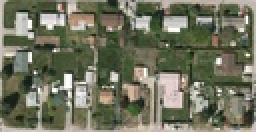
%> input picture Tester.jpg, 128 x 66 px, shrunk from 526 x 273 before the run (shown 2 times larger)
$ octave --eval "result = bd('Tester.jpg');"   (GNU Octave 9; MATLAB toolbox functions it lacks are replaced by stand-ins)
%> lines starting %> are read from the running program, lines starting %| are printed output that depends on the picture; in (x1, y1, x2, y2) boxes, pixels count from 0 and x2, y2 are one past the last pixel; in counts of white or black regions, pixels touching at a corner belong together; the program's own positions count from 1
### colourSeg.m
function [segmentedImage] = colourSeg(im)
    % Based on the local max function created for the gabor filters
    %
    % For every pixel, check all surrounding pixels using a mask, then if
    % there are enough pixels within 10% of the current pixel count it as
    % part of a segment (set to 1 in the output image).
    %
    % This function ignores pixels where the green value is 8% higher than
    % the green and red values.
    %
    % This function is meant to be run twice. If a pixel has been set to
    % black from the first run we ignore it.

    % Thresholds (colour threshold and green threshold)
    cThresh = 0.1;
    gThresh = 1.08;

    [n, m, ~] = size(im);

    % Preallocting matricies and setting up the mask
    segmentedImage = zeros([n m]);
    mask = ones([9 9]);
    mask = logical(mask);
    tmpMask = zeros([n m]);
    local = zeros([9 9]);

    % Go through every pixel
    for x = 1:n
        for y = 1:m
            tmpMask = mask;
            % Get the 9x9 matrix surrounding the current pixel. Have to
            % adjust the mask for the pixels near the edge of the image.
            sX = max(1,x-4);
            eX = min(9+sX,n);
            sY = max(1,y-4);
            eY = min(9+sY,m);
            localR = im(sX:eX, sY:eY,1);
            localG = im(sX:eX, sY:eY,2);
            localB = im(sX:eX, sY:eY,3);
            % This IF chain is to handle the border pixles. If the mask
            % would fall outside the border of the image it does not check
            % those pixels. When reading this remember that x,y is our center
            % pixel and so the mask extends 4 pixels on each side of x,y
            if x-4<1
                sX = 5-x;
            else
                sX = 1;
            end
            if x+4>n
                eX = 9-(x+4-n);
            else
                eX = 9;
            end
            if y-4<1
                sY = 5-y;
            else
                sY = 1;
            end
            if y+4>m
                eY = 9-(y+4-m);
            else
                eY = 9;
            end
            % Here we crop the mask
            tmpMask = mask(sX:eX, sY:eY);
            % And now logical indexing to get an array of values where the
            % mask was 1.
            localR = localR(tmpMask);
            localG = localG(tmpMask);
            localB = localB(tmpMask);
            nn = size(localR);
            red = im(x,y,1);
            green = im(x,y,2);
            blue = im(x,y,3);
            cnt = 0;
            % Try to remove green
            % Checks if G is a percentage higher than R and B
            if im(x,y,2) > im(x,y,1)*gThresh && im(x,y,2) > im(x,y,3)*gThresh
                segmentedImage(x,y) = 0;
            % If pixel is completely black do not count as a segment
            % This is mostly for the second run through
            elseif im(x,y,1)==0 && im(x,y,2)==0 && im(x,y,3)==0
                segmentedImage(x,y) = 0;
            else
                % Count pixels of similar colour in the neighborhood.
                % Decrement the counter if a pixel is not a similar colour,
                % increment if it is a similar colour.
                for xx = 1:nn
                    if (localR(xx)<(red+cThresh*red)) && (localR(xx)>(red-cThresh*red)) && (localG(xx)<(green+cThresh*green)) && (localG(xx)>(green-cThresh*green)) && (localB(xx)<(blue+cThresh*blue)) && (localB(xx)>(blue-cThresh*blue))
                        cnt = cnt+1;
                    else
                        cnt = cnt-1;
                    end
                end
                % If there are enough pixels of a similar colour near,
                % set the pixel to 1, otherwise 0.
                if cnt>2
                    segmentedImage(x,y) = 1;
                else
                    segmentedImage(x,y) = 0;
                end
            end
        end
    end


### gaborResponse.m
function lMax = gaborResponse(inIm)
	% Get the local maxima of the Gabor response in 6 different directions
	% for a given image.
    %
    % The actual Gabor responses are not used outside of this function and
    % so are not retunred.

    % Preallocate matricies
    [n, m] = size(inIm);
    lMax = zeros(n, m, 6);
    im = double(inIm);
    filtSize = 5;
    R = zeros(n+filtSize-1, m+filtSize-1, 6);
    % Get our 6 filtered images, each for a different direction
    for i=1:6
        R(:,:,i) = conv2(im, gaborFilter(i*pi/6, filtSize, filtSize));
    end
    % Crop to get rid of extra stuff from convolution
    R = R(1:n,1:m,:);
    % Find local maxima in each neighborhood
    for i=1:6
        lMax(:,:,i) = localMax(abs(R(:,:,i)));
    end

    % [19 lines of commented-out code are left out]
end

### gaborFilter.m
function G = gaborFilter(dir, n, m)
    % Creates a Gabor filter for a given direction and matrix size.
    f = 0.65;
    sigG = 2.5;
    G = zeros([n m]);
    for x=1:n
        for y=1:m
            U = x*cos(dir)+y*sin(dir);
            V = -x*cos(dir)+y*cos(dir);
            G(x,y) = 1/(2*pi*sigG^2)*exp(-(U^2+V^2)/(2*sigG^2))*exp(1i*2*pi*f*U);
        end
    end


### localMax.m
function lMax = localMax(im)
    % Returns a matrix of local maxima found in an area with an eucludian
    % radius of 4 around each point.

    % For every pixel, check all pixels with an ecludian radius of 4 to see
    % if the current pixel is a local maxima. This function uses a mask to
    % find all pixels within an ecludian distance of 4.

    % This function also formed the basis for the colourSeg function used
    % in the building detector, so they will look similar.

    thresh = 0.3*max(max(im));
    [n, m] = size(im);
    lMax = zeros([n m]);
    mask = [0 0 0 0 1 0 0 0 0;
            0 0 0 1 1 1 0 0 0;
            0 0 1 1 1 1 1 0 0;
            0 1 1 1 1 1 1 1 0;
            1 1 1 1 1 1 1 1 1;
            0 1 1 1 1 1 1 1 0;
            0 0 1 1 1 1 1 0 0;
            0 0 0 1 1 1 0 0 0;
            0 0 0 0 1 0 0 0 0];
    mask = logical(mask);
    tmpMask = zeros([n m]);
    % 1s are with a ecludian radius of 4 of the center pixel
    local = zeros([9 9]);
    % Boundary conditions

    % For every pixel
    for x = 1:n
        for y = 1:m
            tmpMask = mask;
            % Get the 9x9 matrix surrounding the current pixel. Have to
            % adjust the mask for the pixels near the edge of the image.
            sX = max(1,x-4);
            eX = min(9+sX,n);
            sY = max(1,y-4);
            eY = min(9+sY,m);
            local = im(sX:eX, sY:eY);
            % This IF chain is to handle the border pixles. If the mask
            % would fall outside the border of the image it does not check
            % those pixels. When reading this remember that x,y is our center
            % pixel and so the mask extends 4 pixels on each side of x,y
            if x-4<1
                sX = 5-x;
            else
                sX = 1;
            end
            if x+4>n
                eX = 9-(x+4-n);
            else
                eX = 9;
            end
            if y-4<1
                sY = 5-y;
            else
                sY = 1;
            end
            if y+4>m
                eY = 9-(y+4-m);
            else
                eY = 9;
            end
            % Here we crop the mask
            tmpMask = mask(sX:eX, sY:eY);
            % And now logical indexing to get an array of values where the
            % mask was 1.
            local = local(tmpMask);
            % See if the max is larger than the current pixel. If a pixel
            % is a local maxima, set it to 0, otherwise set the pixel to 1.
            if max(local) > (im(x,y) + thresh)
                lMax(x,y) = 1;
            else
                lMax(x,y) = 0;
            end
        end
    end

### descVec.m
function [Edge, Color, intCenter, Vote] = descVec(cIm, lMax)
%This function will take in the gabour filters and create a descriptor
%vectors from it. The 4 by K matrix will have location, possible distance
%from the building center, and the orrientation.

[n, m, i] = size(lMax);
features = zeros(n,m);
for j = 1:i
   features = features|lMax(:,:,j);
end

% Dilate cIm and and it with lMax to try and remove some junk from gabor
% filtering.
nhood = ones([13 13]);
se = strel('arbitrary',nhood);
tmpcIm = imdilate(cIm,se);
features = tmpcIm & features;

%This section finds the length of each feature
[Color(:,:), numOfComp] = bwlabel(cIm(:,:),4);
arcLength = [1, numOfComp];
for n = 1:numOfComp
    arcLength(n) = nnz(Color(:,:)==n);
    if(arcLength(n)<80 || arcLength(n)>4000)
        Color(Color==n)=0;
        numOfComp= numOfComp - 1;
    end
end

[Edge(:,:), numOfComp2] = bwlabel(features(:,:),4);
arcLength2 = [1, numOfComp2];
for n = 1:numOfComp2
    arcLength2(n) = nnz(Edge(:,:)==n);
    if(arcLength2(n)<40)
        Edge(Edge==n)=0;
        numOfComp2= numOfComp2 - 1;
    end
end


%This section gets rid of features found in both images. This helps
%eliminate the roads as they are they have many stright lines and lots of
%edges. Not sure why but I had to redefine the size again... n and m from
%above did not work for some reason.

%SE = strel('square', 4);
%Edge = imerode(features,SE);
%Color = imerode(cIm,SE);

[n1, m1] = size(Color);
for x =1:n1
    for y = 1:m1
        if(Color(x,y) && Edge(x,y))
            Color(x,y)=0;
            Edge(x,y)=0;
        end
    end
end


sc = regionprops(Color,'centroid');
Centroids = cat(1, sc.Centroid);
Centroids(~any(~isnan(Centroids), 2),:)=0;

intCenter = round(Centroids(:,:));
intCenter(all(intCenter==0,2),:)=[];
[Centers, ~] = size(intCenter);
Vote = zeros(Centers,1);
for t = 1:Centers
    if(Color(intCenter(t,2),intCenter(t,1)))
       num = Color(intCenter(t,2),intCenter(t,1));
       Object = (Color==num);
       SE = strel('square', 5);
       IM2 = imdilate(Object,SE);
       Vote(t,1) = nnz(IM2&Edge);
    end
end

% [22 lines of commented-out code are left out]

### bd.m
function [Edge, Color, Centroids, Centers] = bd(inImFile)
%> called with inImFile = 'Tester.jpg'
    tic
    % Main function for the building detector.
    % Takes in a screenshot of a satellite image and searches for
    % buildings in it. Outputs the original image with buildings it finds
    % marked.
    %
    % Overview of steps
    % 1. Make a greyscale copy of the image
    % 2. Run the colour image through colour segmentation twice
    % 3. Run the greyscale image through a 5x5 median filter
    % 4. Get the local maxima from the gabor response of the greyscale image
    % 5. Generate description vectors and mark buildings


    % 1. Greyscale
    origIm = imread(inImFile);
%> origIm is the input picture: size 66x128x3 uint8; mean R, G, B 111.8, 113.8, 93.8
    [n, m, z] = size(origIm);
%> n = 66; m = 128; z = 3

    estRunTime = 0.0002*n*m-7.8363;
%> estRunTime = -6.15
    disp('Estimated runtime in seconds: ')
    disp(estRunTime)
%| -6.1467
    if (z == 3)
        gIm = rgb2gray(origIm);
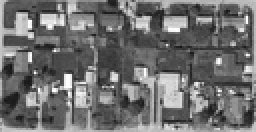
%> gIm: size 66x128 uint8 (shown 2 times larger); min 18, max 255, mean 111
    else
        gIm = origIm;
    end

    % 2. Colour segmentation
    disp('Starting first round of colour segmentation...')
    cIm = colourSeg(origIm);
%> after the loop in colourSeg, `for x = 1:n`:
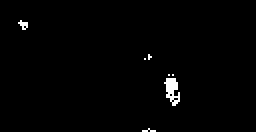
%> segmentedImage: size 66x128 double (shown 2 times larger); values 0 (black) and 1 (white), 1.1% white; 7 white regions (6 under 20 px), largest, box (x1, y1, x2, y2) and area: (82, 39, 90, 53) 66
    cIm = uint8(cIm);
    tmp(:,:,1) = cIm.*origIm(:,:,1);
    tmp(:,:,2) = cIm.*origIm(:,:,2);
    tmp(:,:,3) = cIm.*origIm(:,:,3);
%> tmp: size 66x128x3 uint8
    disp('Starting second round of colour segmentation...')
    cIm = colourSeg(tmp);
%> after the loop in colourSeg (call 2), `for x = 1:n`:
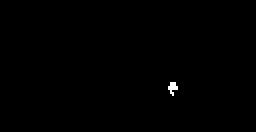
%> segmentedImage: size 66x128 double (shown 2 times larger); values 0 (black) and 1 (white), 0.24% white in thin lines or dots, all inside (x1, y1, x2, y2) = (84, 41, 89, 48)

    % 3. 5x5 Median filter. Takes median of pixels in 5x5 grid around
    % center pixel and sets center pixel to that value.
    disp('Starting median filtering...')
    gIm = medfilt2(gIm, [5 5]);
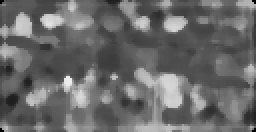
%> gIm: size 66x128 uint8 (shown 2 times larger); min 0, max 238, mean 105.6

    % 4. Gabor filtering
    disp('Starting Gabor filtering...')
    lMax = gaborResponse(gIm);
%> the loop in gaborResponse, `for i=1:6` made 6 passes

    % 5. Generate description vectors
    disp('Finding building centers...')
    [Edge, Color, Centroids, Vote] = descVec(cIm, lMax);
%> after the loop in descVec, `for j = 1:i`:
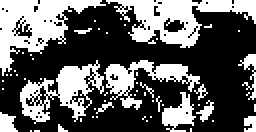
%> features: size 66x128 logical (shown 2 times larger); 37.4% white; 57 white regions (47 under 20 px), largest, box (x1, y1, x2, y2) and area: (0, 0, 53, 38) 828, (53, 0, 128, 24) 817, (10, 30, 52, 62) 562
%> in descVec, `tmpcIm = imdilate(cIm,se);`: tmpcIm: size 66x128 double; values 0 (black) and 1 (white), 3.7% white; 1 white region, box (x1, y1, x2, y2) and area: (78, 35, 95, 54) 309
%> in descVec, `features = tmpcIm & features;`:
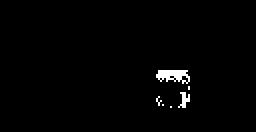
%> features: size 66x128 logical (shown 2 times larger); 1.3% white; 6 white regions (4 under 20 px), largest, box (x1, y1, x2, y2) and area: (78, 35, 95, 42) 77, (89, 46, 95, 54) 25
%> in descVec, `[Color(:,:), numOfComp] = bwlabel(cIm(:,:),4);`: numOfComp = 1
%> in descVec, `arcLength = [1, numOfComp];`: arcLength = [1 1]
%> the loop in descVec, `for n = 1:numOfComp` made 1 pass
%> numOfComp on pass 1: 0
%> after the loop in descVec, `for n = 1:numOfComp`: Color: size 66x128 double; 0.24% of pixels changed, all inside (x1, y1, x2, y2) = (84, 41, 89, 48)
%> after the loop in descVec, `for n = 1:numOfComp`: arcLength = [20 1]
%> in descVec, `[Edge(:,:), numOfComp2] = bwlabel(features(:,:),4);`: numOfComp2 = 14
%> in descVec, `[Edge(:,:), numOfComp2] = bwlabel(features(:,:),4);`: Edge: size 66x128 double; 15 distinct labels, from 0 to 14
%> in descVec, `arcLength2 = [1, numOfComp2];`: arcLength2 = [1 14]
%> the loop in descVec, `for n = 1:numOfComp2` made 14 passes
%> numOfComp2 on passes 2 to 13: 13, 12, 11, 10, 9, 8, 7, 6, 5, 4, 3, 2
%> after the loop in descVec, `for n = 1:numOfComp2`:
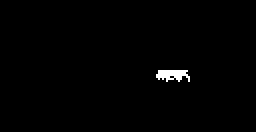
%> Edge: size 66x128 double (shown 2 times larger); values 0 (black) and 1 (white), 0.84% white; 1 white region, box (x1, y1, x2, y2) and area: (78, 35, 95, 41) 71
%> after the loop in descVec, `for n = 1:numOfComp2`: arcLength2 = [71 2 1 2 1 1 1 1 1 1 24 3 1 2]
%> in descVec, `sc = regionprops(Color,'centroid');`: sc = 0 regions
%> in descVec, `Centroids = cat(1, sc.Centroid);`: Centroids = []
%> in descVec, `[Centers, ~] = size(intCenter);`: Centers = 0
%> Centroids = []; Vote = []
    [Centers, ~] = size(Centroids);
%> Centers = 0

    % Plot original image with buildings marked
    disp('Plotting results...')
    figure
    imshow(origIm);
    hold on
    for i = 1:Centers
        if(Vote(i,1)>=10)
            plot(Centroids(i,1),Centroids(i,2), 'r+')
        end
    end
    title(['Buildings marked with a red +'])
    hold off
    disp('All done!')
    toc
    end
